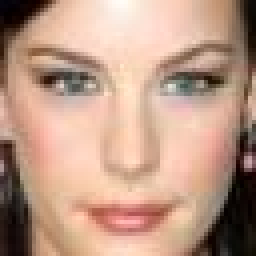
#> input picture DataSet/real-photos/fd_003_2.jpg, 64 x 64 px, found by its file name (shown 4 times larger); its folder holds 4 pictures in this run
$ jupyter execute --allow-errors DataProcessing.ipynb
#> lines starting #> are read from the running program, lines starting #| are printed output that depends on the picture
[cell 1]
from PIL import Image
import os
from os import listdir
from pathlib import Path
import numpy as np
import matplotlib.pyplot as plt

[cell 2]
trueImages = []
folder = "../Qhacks-2023/DataSet/real-photos"

[cell 3]
for image in os.listdir(folder):

    if image.endswith('.jpg') or image.endswith('.jpeg'):

        full_path = os.path.join(folder, image)

        try:

            im = Image.open(full_path)
#> im is the input picture: PIL image 64x64 RGB; mean R, G, B 188.2, 152.8, 133.7

            im = im.resize((224,224))
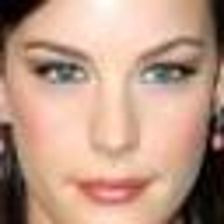
#> im: PIL image 224x224 RGB; mean R, G, B 188.2, 152.8, 133.7

            im_np = np.array(im)

            im_np = np.clip(im_np, 0, 255)

            trueImages.append(im_np)

        except Exception as e:

            print(f"Error loading image {image}: {e}")
#> pass 2 of the loop `for image in os.listdir(folder):`:
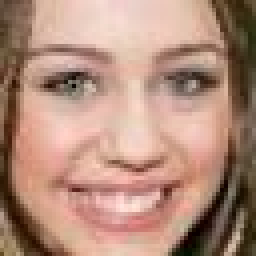
#> input picture DataSet/real-photos/fd_010_2.jpg, 64 x 64 px, found by its file name (shown 4 times larger)
#> im is the input picture: PIL image 64x64 RGB; mean R, G, B 178.2, 140.6, 123.5
#> `im = im.resize((224,224))`:
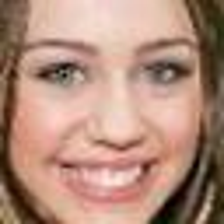
#> im: PIL image 224x224 RGB; mean R, G, B 178.2, 140.6, 123.5

trueImages_np = np.array(trueImages)

mean = trueImages_np.mean()

std = trueImages_np.std()

trueImages_np = (trueImages_np - mean) / std
